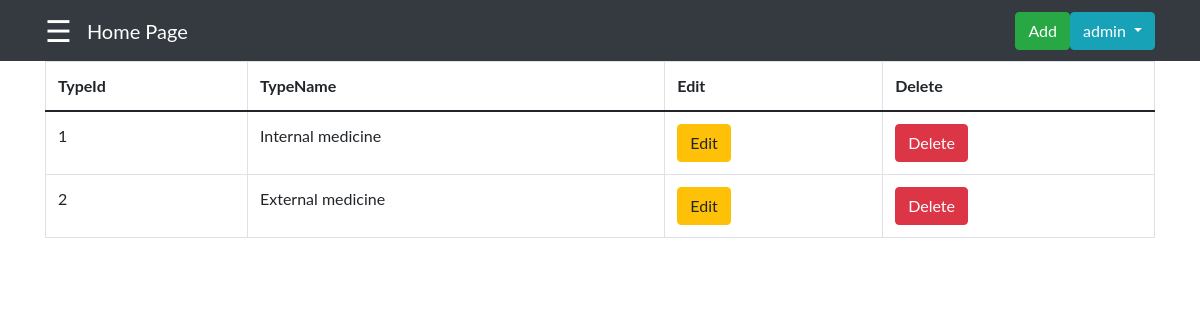
Screenshot of /Typeshow.php (signed in) with the database file from the repository.
### tables this page shows
CREATE TABLE `tbl_type` (
  `TypeId` int(11) NOT NULL,
  `TypeName` varchar(255) DEFAULT NULL
);

### Typeshow.php (the view, shortened to what this page needs)
<?php
     include('Connect.php');
?>
<!DOCTYPE html>
<html lang="en">
<head>
    <link rel="stylesheet" type="text/css" href="https://cdnjs.cloudflare.com/ajax/libs/sweetalert/1.1.3/sweetalert.min.css">
    <nav class="navbar navbar-expand-sm navbar-dark bg-dark">
            <div class="container">
                <div style='margin-right: 15px'>
                    <?php
                    include('slidebar.php');
                    ?>
                <div>
                  <a href="main.php" class="navbar-brand">Home Page</a>
                </div>
                <div id="navbar1" class="collapse navbar-collapse" style='justify-content: end;'>
                    <div class="dropdown">
                        <div id="navbar1" class="collapse navbar-collapse">
                            <ul class="navbar-nav ms-auto">
                            <li class="nav-item">
                                    <td><a href="Typeadd.php" class ="btn btn-success">Add</a></td>
                                </li>
                                <button class="btn btn-info  dropdown-toggle" type="button" id="dropdownMenuButton" data-toggle="dropdown" aria-haspopup="true" aria-expanded="false"
                                ><?php echo $_SESSION['StaffName'] ?>
                                </button>
                            </ul>
                        </div>
                    </div>
                </div>
</head>
<body>
    <div class="container-sm">
        <table class="table table-bordered">
            <thead>
                <tr>
                    <th>TypeId</th>
                    <th>TypeName</th>
                    <th>Edit </th>
                    <th>Delete</th>
                </tr>
            </thead>
            <tbody>
                <?php
                        $sql = 'SELECT * FROM tbl_type';
                        $result = $conn->query($sql);
                        $data = array();
                        while($row = $result->fetch_assoc()) {
                            $data[] = $row;
                        }
                        foreach($data as $key => $type){
                ?>
                    <tr>
                        <td><?php echo $type["TypeId"]; ?></td>
                        <td><?php echo $type["TypeName"]; ?></td>
                        <td><a href="Typeedit.php?update_id=<?php echo $type["TypeId"];?>" class="btn btn-warning">Edit</a></td>
                        <form action = "Typeshow.php" method = "POST">
                            <td><button class ="btn btn-danger" type = "submit" name = "delete" onclick ="deleteFunction(`<?php echo $type['TypeId']; ?>`)">Delete</button></td>
                        </form>
                    </tr>
                    <?php } ?>
            </tbody>
        </table>
    </div>
</body>
</html>

### slidebar.php (style rules this page uses)
body { font-family: "Lato", sans-serif; }

### rows the page displays
tbl_type: TypeId "1", TypeName "Internal medicine"
tbl_type: TypeId "2", TypeName "External medicine"

### other values shown
$_SESSION['StaffName'] "admin"
